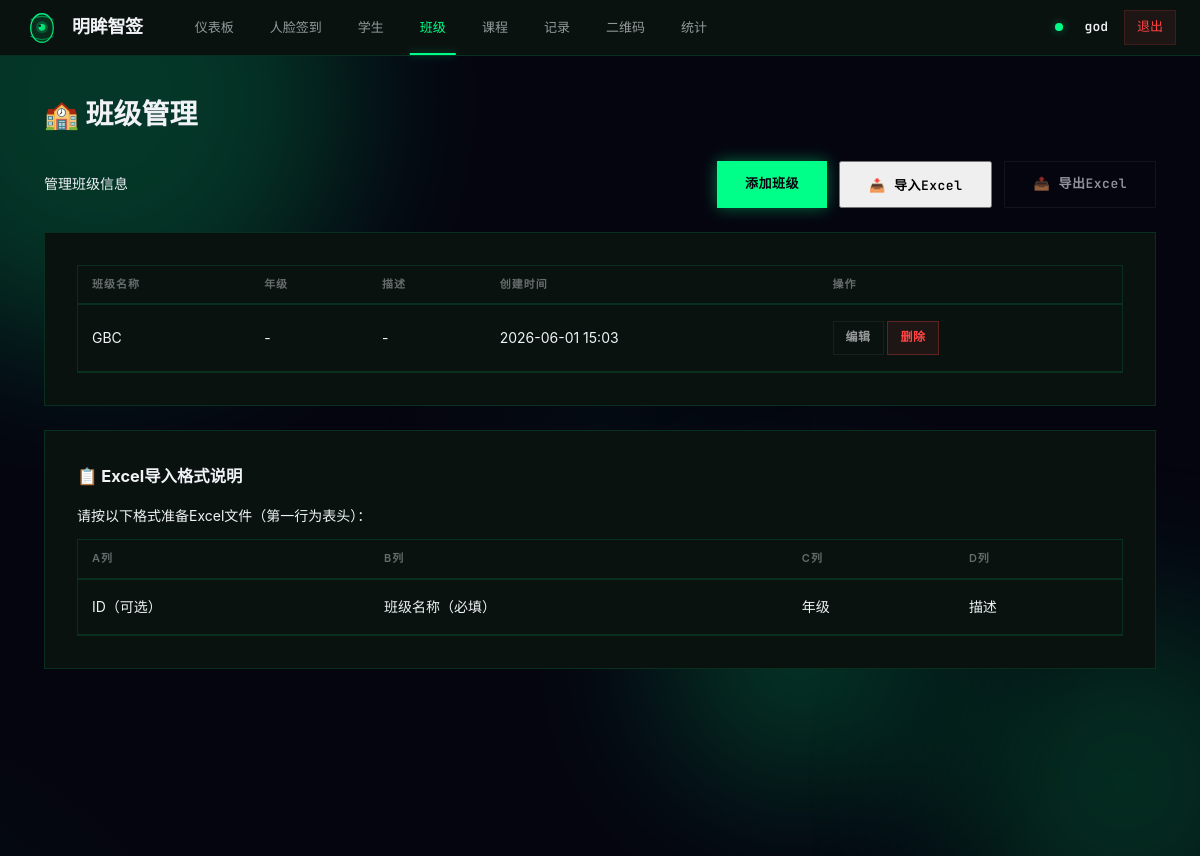
/classes (signed in), run on the app's committed database.
### app.py (models this page shows)
class User(db.Model):
    id = db.Column(db.Integer, primary_key=True)
    username = db.Column(db.String(80), unique=True, nullable=False)
    password_hash = db.Column(db.String(200), nullable=False)
    name = db.Column(db.String(100), nullable=False)
    role = db.Column(db.String(20), default='teacher')
    classes = db.relationship('Class', backref='user', lazy=True)
    students = db.relationship('Student', backref='user', lazy=True)
    attendances = db.relationship('Attendance', backref='user', lazy=True)

class Class(db.Model):
    id = db.Column(db.Integer, primary_key=True)
    name = db.Column(db.String(100), nullable=False)
    grade = db.Column(db.String(50))
    description = db.Column(db.Text)
    created_at = db.Column(db.DateTime, default=datetime.now)
    user_id = db.Column(db.Integer, db.ForeignKey('user.id'), nullable=False)
    students = db.relationship('Student', backref='class_ref', lazy=True)
    attendances = db.relationship('Attendance', backref='class_ref', lazy=True)

### app.py (the view)
@app.route('/classes')
def classes():
    if 'user_id' not in session:
        return redirect(url_for('login'))
    user = get_current_user()
    classes = Class.query.filter_by(user_id=user.id).all()
    return render_template('classes.html', classes=classes, user=user)

### app.py (called while the page is built)
def get_current_user():
    if 'user_id' in session:
        return User.query.get(session['user_id'])
    return None

### templates/classes.html (shortened to what this page needs)
{% extends "base.html" %}
{% block content %}
<h1 style="font-size: 28px; margin-bottom: 24px;">🏫 班级管理</h1>
<div style="display: flex; justify-content: space-between; align-items: center; margin-bottom: 24px;">
    <p>管理班级信息</p>
    <div style="display: flex; gap: 12px;">
        <a href="/classes/add" class="btn btn-primary">添加班级</a>
        <button onclick="document.getElementById('importFile').click()" class="btn btn-success">📥 导入Excel</button>
        <a href="/api/export_classes" class="btn btn-secondary">📤 导出Excel</a>
    </div>
</div>
<div class="card">
    <table>
        <thead>
            <tr>
                <th>班级名称</th>
                <th>年级</th>
                <th>描述</th>
                <th>创建时间</th>
                <th>操作</th>
            </tr>
        </thead>
        <tbody>
            {% for cls in classes %}
            <tr>
                <td>{{ cls.name }}</td>
                <td>{{ cls.grade or '-' }}</td>
                <td>{{ cls.description or '-' }}</td>
                <td>{{ cls.created_at.strftime('%Y-%m-%d %H:%M') }}</td>
                <td>
                    <a href="/classes/edit/{{ cls.id }}" class="btn btn-secondary" style="padding: 6px 12px; font-size: 12px;">编辑</a>
                    <a href="#" onclick="event.preventDefault(); if(confirm('确定删除该班级吗？')){var f=document.createElement('form');f.method='POST';f.action='/classes/delete/{{ cls.id }}';document.body.appendChild(f);f.submit();}" class="btn btn-danger" style="padding: 6px 12px; font-size: 12px;">删除</a>
                </td>
            </tr>
            {% endfor %}
        </tbody>
    </table>
</div>
<div class="card" style="margin-top: 24px;">
    <h3 style="margin-bottom: 16px;">📋 Excel导入格式说明</h3>
    <p style="margin-bottom: 12px;">请按以下格式准备Excel文件（第一行为表头）：</p>
    <table style="font-size: 14px;">
        <thead>
            <tr>
                <th>A列</th>
                <th>B列</th>
                <th>C列</th>
                <th>D列</th>
            </tr>
        </thead>
        <tbody>
            <tr>
                <td>ID（可选）</td>
                <td>班级名称（必填）</td>
                <td>年级</td>
                <td>描述</td>
            </tr>
        </tbody>
    </table>
</div>
{% endblock %}

### templates/base.html (shortened to what this page needs)
<!DOCTYPE html>
<html lang="zh-CN">
<head>
</head>
<body>
    <div class="bg-layer"></div>
    <div class="orb orb-1"></div>
    <div class="orb orb-2"></div>
    <header class="topbar">
        <div class="logo">
            <div class="logo-icon">
            </div>
            <h1>明眸智签</h1>
        </div>
        <nav class="nav-tabs">
            <a href="/" class="{{ 'active' if request.path == '/' else '' }}">仪表板</a>
            <a href="/attendance" class="{{ 'active' if request.path == '/attendance' else '' }}">人脸签到</a>
            <a href="/students" class="{{ 'active' if request.path == '/students' else '' }}">学生</a>
            <a href="/classes" class="{{ 'active' if request.path == '/classes' else '' }}">班级</a>
            <a href="/courses" class="{{ 'active' if request.path.startswith('/courses') else '' }}">课程</a>
            <a href="/records" class="{{ 'active' if request.path == '/records' else '' }}">记录</a>
            <a href="/qrcode_attendance" class="{{ 'active' if request.path == '/qrcode_attendance' else '' }}">二维码</a>
            <a href="/statistics" class="{{ 'active' if request.path == '/statistics' else '' }}">统计</a>
        </nav>
        <div class="nav-right">
            {% if user %}
            <span class="status-dot online"></span>
            <span class="user-name">{{ user.name }}</span>
            <a href="/logout" class="logout-link">退出</a>
            {% else %}
            <div class="login-links">
                <a href="/login">登录</a>
                <span>|</span>
                <a href="/register">注册</a>
            </div>
            {% endif %}
        </div>
    </header>
    <main class="content">
        {% block content %}{% endblock %}
    </main>
</body>
</html>

### data on the page
User: name "god"
Class: name "GBC", grade "-", description "-", created_at "2026-06-01 15:03"
